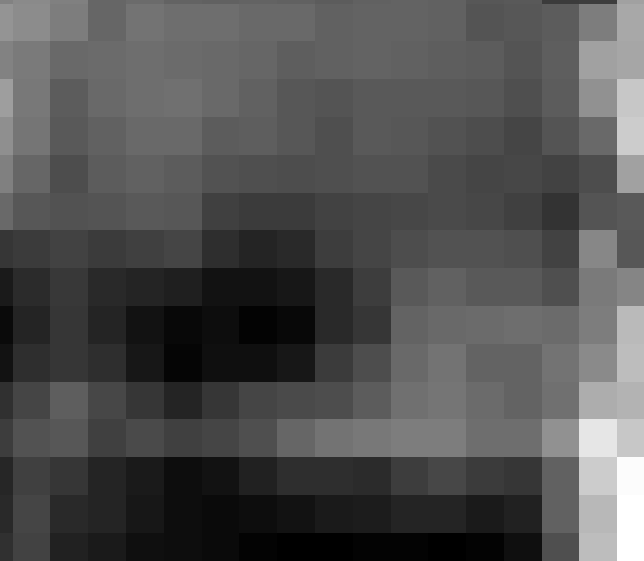
#> input picture AOI/cana_band1.tif, 644 x 561 px; its folder holds 4 pictures in this run
$ python ndvi.py
#> lines starting #> are read from the running program, lines starting #| are printed output that depends on the picture
import earthpy.spatial as es
import numpy as np
import PIL
import earthpy.plot as ep
from glob import glob
from PIL import Image
import matplotlib.pyplot as plt

def realValue(bottom, top, value):
	l=abs(top-bottom)
	relate=l/255
	return relate*value+bottom

def matrix2vector(npArray, bottom, top):
	result=[]
	n, m, v = npArray.shape
	for i in range(n):
		for j in range(m):
			result.append(realValue(bottom, top, npArray[i][j][0]))
	return result
def matrix3D2matrix2D(npArray, bottom, top):
	n, m, v = npArray.shape
	result = np.zeros(shape=(n+1,m+1))
	for i in range(n):
		for j in range(m):
			value=realValue(bottom, top, npArray[i][j][0])
			result[i][j]=value
	return result
def main():
	all_landsat_post_bands = glob(
	'AOI/cana_band*.tif')
	#'AOI/arroz_band*.tif')
	all_landsat_post_bands.sort()
	landsat_img=[]
	landsat_data=[]
	band_vectors=[]
	cana_bottom_limits=[181, 243, 531, 339, 2281, 1339, 558]
	cana_top_limits=[567, 658, 960, 1081, 3812, 2644, 1982]
	arroz_bottom_limits=[27, 158, 354, 168, 696, 175, 115]
	arroz_top_limits=[720, 830, 1123, 1430, 4060, 3363, 2236]
	for i in  range(len(all_landsat_post_bands)):
		landsat_img.append(Image.open(all_landsat_post_bands[i]))
		landsat_data.append(np.array(landsat_img[i]))
		#band_vectors.append(matrix2vector(landsat_data[i], cana_bottom_limits[i], cana_top_limits[i]))
		#band_vectors.append(matrix2vector(landsat_data[i], arroz_bottom_limits[i], arroz_top_limits[i]))

	NIR=matrix3D2matrix2D(landsat_data[3], cana_bottom_limits[3], cana_top_limits[3])
#> in matrix3D2matrix2D, `n, m, v = npArray.shape`: n = 561; m = 644; v = 3
#> in matrix3D2matrix2D, `result = np.zeros(shape=(n+1,m+1))`: result: shape (562, 645) float64; every value is 0
#> the loop in matrix3D2matrix2D, `for i in range(n):` made 561 passes
#> after the loop in matrix3D2matrix2D, `for i in range(n):`:
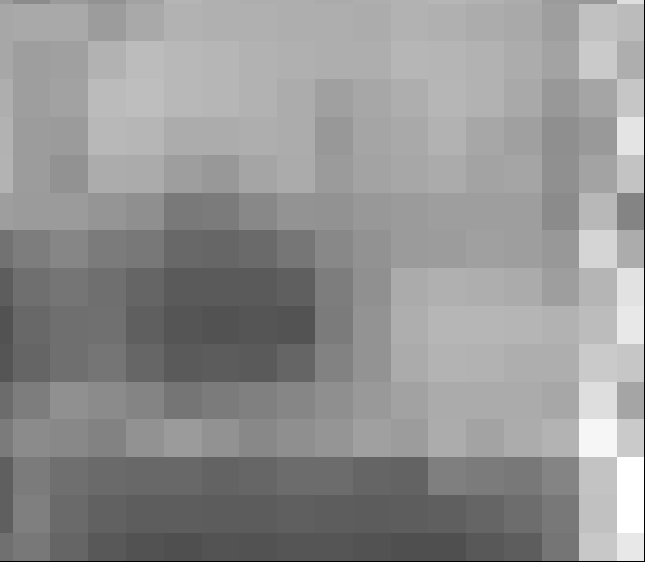
#> result: shape (562, 645) float64; min 0, max 1081, mean 623.8; drawn with min black and max white
	VIS=matrix3D2matrix2D(landsat_data[0], cana_bottom_limits[0], cana_bottom_limits[0])
#> call 2 of matrix3D2matrix2D, with bottom = 181, top = 181
#> after the loop in matrix3D2matrix2D (call 2), `for i in range(n):`:
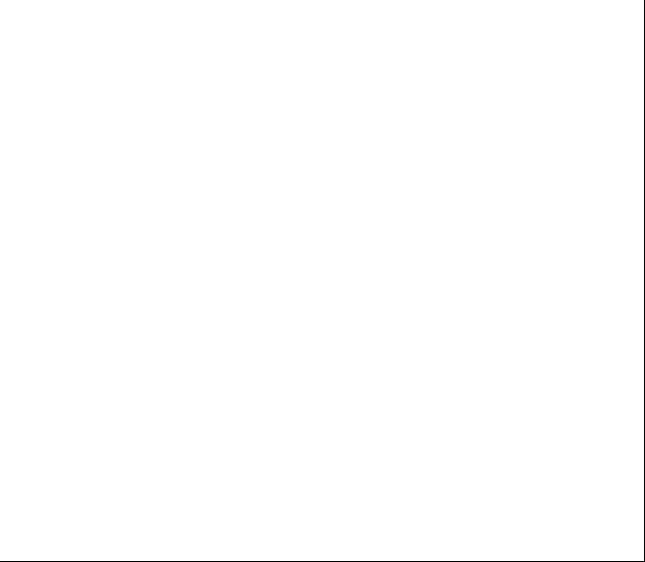
#> result: shape (562, 645) float64; values 0 (black) and 181 (white), 99.7% white; black in thin lines or dots
	naip_ndvi = es.normalized_diff(NIR, VIS)
	ep.plot_bands(naip_ndvi, cmap="PiYG", scale=False, vmin=-1, vmax=1)
	plt.show()
main()
#> (the call stopped at in main, `naip_ndvi = es.normalized_diff(NIR, VIS)`: earthpy is not available in this run)
